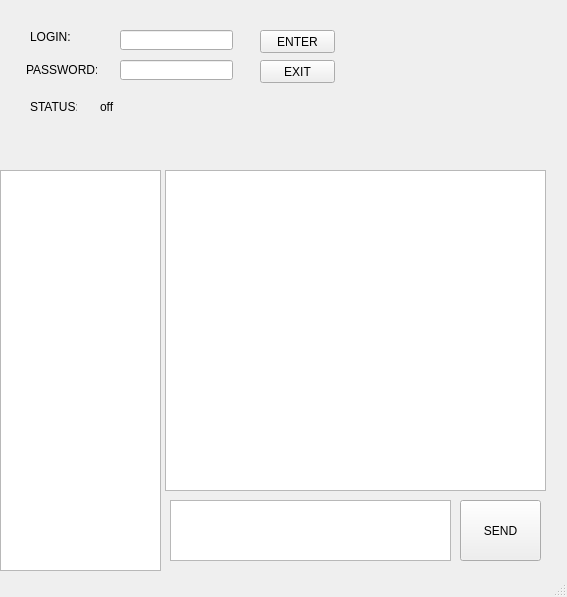
<?xml version="1.0" encoding="UTF-8"?>
<ui version="4.0">
 <class>MainWindow</class>
 <widget class="QMainWindow" name="MainWindow">
  <property name="geometry">
   <rect>
    <x>0</x>
    <y>0</y>
    <width>567</width>
    <height>597</height>
   </rect>
  </property>
  <property name="windowTitle">
   <string>MainWindow</string>
  </property>
  <widget class="QWidget" name="centralwidget">
   <widget class="QListView" name="listView">
    <property name="geometry">
     <rect>
      <x>0</x>
      <y>170</y>
      <width>161</width>
      <height>401</height>
     </rect>
    </property>
   </widget>
   <widget class="QPushButton" name="pushButton">
    <property name="geometry">
     <rect>
      <x>460</x>
      <y>500</y>
      <width>81</width>
      <height>61</height>
     </rect>
    </property>
    <property name="text">
     <string>SEND</string>
    </property>
   </widget>
   <widget class="QTextBrowser" name="textBrowser_2">
    <property name="geometry">
     <rect>
      <x>165</x>
      <y>170</y>
      <width>381</width>
      <height>321</height>
     </rect>
    </property>
   </widget>
   <widget class="QLineEdit" name="lineEdit">
    <property name="geometry">
     <rect>
      <x>120</x>
      <y>30</y>
      <width>113</width>
      <height>20</height>
     </rect>
    </property>
   </widget>
   <widget class="QLineEdit" name="lineEdit_2">
    <property name="geometry">
     <rect>
      <x>120</x>
      <y>60</y>
      <width>113</width>
      <height>20</height>
     </rect>
    </property>
   </widget>
   <widget class="QLabel" name="label">
    <property name="geometry">
     <rect>
      <x>30</x>
      <y>30</y>
      <width>47</width>
      <height>13</height>
     </rect>
    </property>
    <property name="text">
     <string>LOGIN:</string>
    </property>
   </widget>
   <widget class="QLabel" name="label_2">
    <property name="geometry">
     <rect>
      <x>26</x>
      <y>60</y>
      <width>71</width>
      <height>20</height>
     </rect>
    </property>
    <property name="text">
     <string>PASSWORD:</string>
    </property>
   </widget>
   <widget class="QPushButton" name="pushButton_2">
    <property name="geometry">
     <rect>
      <x>260</x>
      <y>30</y>
      <width>75</width>
      <height>23</height>
     </rect>
    </property>
    <property name="text">
     <string>ENTER</string>
    </property>
   </widget>
   <widget class="QLabel" name="label_3">
    <property name="geometry">
     <rect>
      <x>30</x>
      <y>100</y>
      <width>47</width>
      <height>13</height>
     </rect>
    </property>
    <property name="text">
     <string>STATUS:</string>
    </property>
   </widget>
   <widget class="QPushButton" name="pushButton_3">
    <property name="geometry">
     <rect>
      <x>260</x>
      <y>60</y>
      <width>75</width>
      <height>23</height>
     </rect>
    </property>
    <property name="text">
     <string>EXIT</string>
    </property>
   </widget>
   <widget class="QTextEdit" name="textEdit">
    <property name="geometry">
     <rect>
      <x>170</x>
      <y>500</y>
      <width>281</width>
      <height>61</height>
     </rect>
    </property>
   </widget>
   <widget class="QLabel" name="label_4">
    <property name="geometry">
     <rect>
      <x>100</x>
      <y>100</y>
      <width>47</width>
      <height>13</height>
     </rect>
    </property>
    <property name="text">
     <string>off</string>
    </property>
   </widget>
  </widget>
  <widget class="QStatusBar" name="statusbar"/>
 </widget>
 <resources/>
 <connections/>
</ui>
